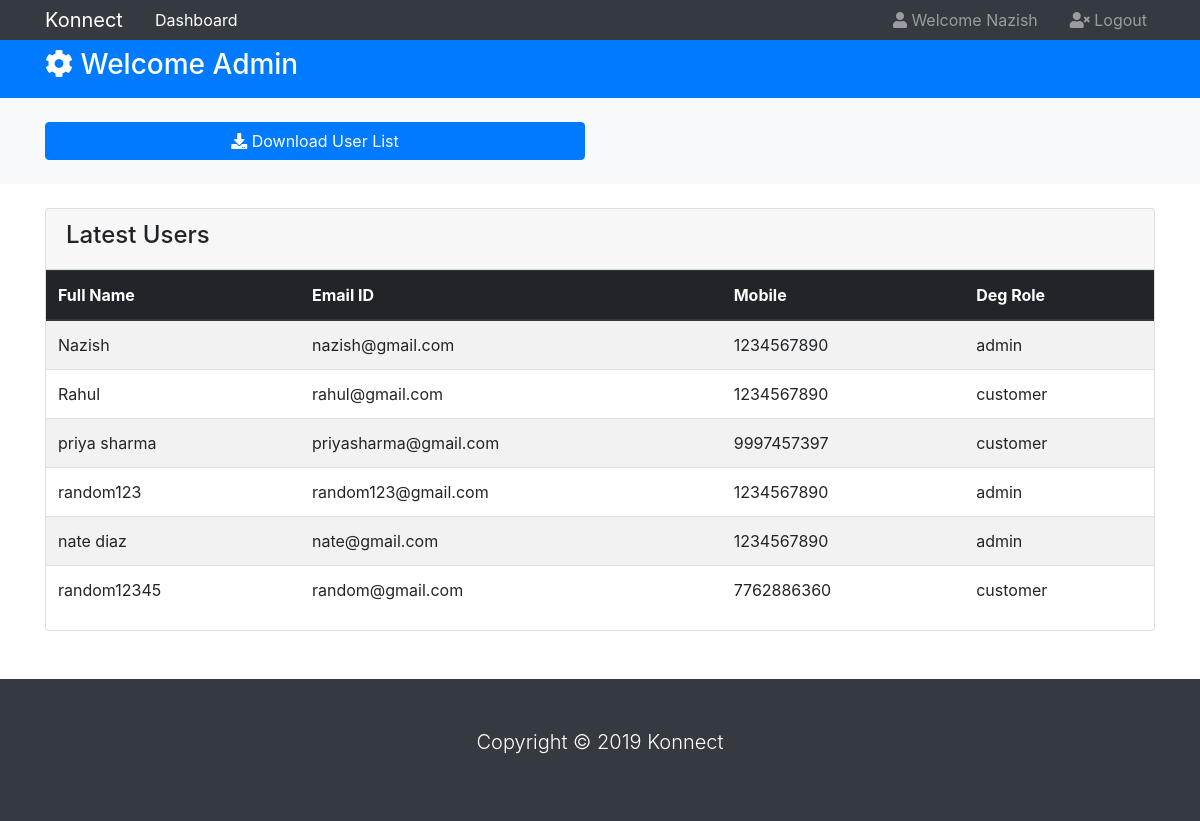
The page /home.php (signed in) on the database its author committed.
### tables this page shows
CREATE TABLE `user` (
  `UserID` int(11) NOT NULL,
  `FullName` varchar(255) NOT NULL,
  `Email` varchar(320) NOT NULL,
  `Mobile` varchar(15) NOT NULL,
  `Password` varchar(80) NOT NULL,
  `DegID` int(11) DEFAULT NULL,
  `Created` datetime NOT NULL DEFAULT CURRENT_TIMESTAMP
);

CREATE TABLE `designation` (
  `DegID` int(11) NOT NULL,
  `DegRole` varchar(50) DEFAULT NULL
);

### objects/user.php (called while the page is built, shortened)
<?php
    class User{
        private $table_name = "user";
        public $conn;
        function __construct($db){
            $this->conn = $db;
        }
        public function getUserList(){
            $query = "SELECT FullName, Email, Mobile, DegRole FROM ".$this->table_name." INNER JOIN `designation` ON user.DegID = designation.DegID";
            $stmt = $this->conn->prepare($query);
            if($stmt->execute()){
                return $stmt;
            }
        }
    }
?>

### home.php (the view, shortened to what this page needs)
<?php
    include_once "objects/user.php";
    $database = new Database();
    $db = $database->getConnection();
    $user = new User($db);
    $stmt = $user->getUserList();
    $num = $stmt->rowCount();
?>
<!DOCTYPE html>
<html lang="en">
<head>
  <link rel="stylesheet" href="https://use.fontawesome.com/releases/v5.0.13/css/all.css"
>
  <link rel="stylesheet" href="https://stackpath.bootstrapcdn.com/bootstrap/4.1.1/css/bootstrap.min.css"
>
</head>
<body>
  <nav class="navbar navbar-expand-sm navbar-dark bg-dark p-0">
    <div class="container">
      <a href="index.php" class="navbar-brand">Konnect</a>
      <div class="collapse navbar-collapse" id="navbarCollapse">
        <ul class="navbar-nav">
          <li class="nav-item px-2">
            <a href="index.php" class="nav-link active">Dashboard</a>
          </li>
        </ul>
        <ul class="navbar-nav ml-auto">
          <li class="nav-item mr-3">
            <a href="#" class="nav-link">
              <i class="fas fa-user"></i> Welcome <?php if(isset($_SESSION['user_name'])) echo ucwords($_SESSION['user_name']);?>
            </a>
          </li>
          <li class="nav-item">
            <a href="logout.php" class="nav-link">
              <i class="fas fa-user-times"></i> Logout
            </a>
          </li>
        </ul>
      </div>
    </div>
  </nav>
  <header id="main-header" class="py-2 bg-primary text-white">
    <div class="container">
      <div class="row">
        <div class="col-md-6">
          <h3>
            <i class="fas fa-cog"></i> <?php
                            if(isset($_SESSION['designation'])){
                                if($_SESSION['designation'] == 1) {
                                    echo "Welcome Customer";
                                } else {
                                    echo "Welcome Admin";
                                }
                            }
                             ?>
            </h3>
        </div>
      </div>
    </div>
  </header>
  <section id="actions" class="py-4 mb-4 bg-light">
    <div class="container">
      <div class="row">
        <div class="col-md-6">
        <?php
            if(isset($_SESSION['designation']) && $_SESSION['designation'] == 2){
                echo "<a href='pdf.php' target='_blank' class='btn btn-primary btn-block'>
                <i class='fas fa-download'></i> Download User List
              </a>";
            }
        ?>
        </div>
      </div>
    </div>
  </section>
  <section id="users">
      <div class="container">
        <div class="row">
          <div class="col">
            <div class="card">
              <div class="card-header">
                <h4>Latest Users</h4>
              </div>
              <table class="table table-striped">
                <thead class="thead-dark">
                  <tr>
                    <th>Full Name</th>
                    <th>Email ID</th>
                    <th>Mobile</th>
                    <th>Deg Role</th>
                  </tr>
                </thead>
                <tbody>
                  <?php
                    if($num > 0 ){
                      while($row = $stmt->fetch(PDO::FETCH_ASSOC)){
                        echo "<tr>";
                        echo "<td>".$row['FullName']."</td>";
                        echo "<td>".$row['Email']."</td>";
                        echo "<td>".$row['Mobile']."</td>";
                        echo "<td>".$row['DegRole']."</td>";
                        echo "</tr>";
                      }
                    } else {
                      echo "<div class='alert alert-danger alert-dismissible'>
                              <a href='#' class='close' data-dismiss='alert' aria-label='close'>&times;</a>
                              <strong>No Users to show!</strong>
                            </div>";
                    }
                  ?>
                </tbody>
              </table>
            </div>
          </div>
        </div>
      </div>
    </section>
  <footer id="main-footer" class="bg-dark text-white mt-5 p-5">
    <div class="container">
      <div class="row">
        <div class="col">
          <p class="lead text-center">
            Copyright &copy;
            <span id="year"></span>
            Konnect
          </p>
        </div>
      </div>
    </div>
  </footer>
</body>
</html>

### rows shown on the page
user: FullName "Nazish", Email "nazish@gmail.com", Mobile "1234567890", DegID.DegRole "admin"
user: FullName "Rahul", Email "rahul@gmail.com", Mobile "1234567890", DegID.DegRole "customer"
user: FullName "priya sharma", Email "priyasharma@gmail.com", Mobile "9997457397", DegID.DegRole "customer"
user: FullName "random123", Email "random123@gmail.com", Mobile "1234567890", DegID.DegRole "admin"
user: FullName "nate diaz", Email "nate@gmail.com", Mobile "1234567890", DegID.DegRole "admin"
user: FullName "random12345", Email "random@gmail.com", Mobile "7762886360", DegID.DegRole "customer"

### other values the page prints
$_SESSION['user_name'] "Nazish"
